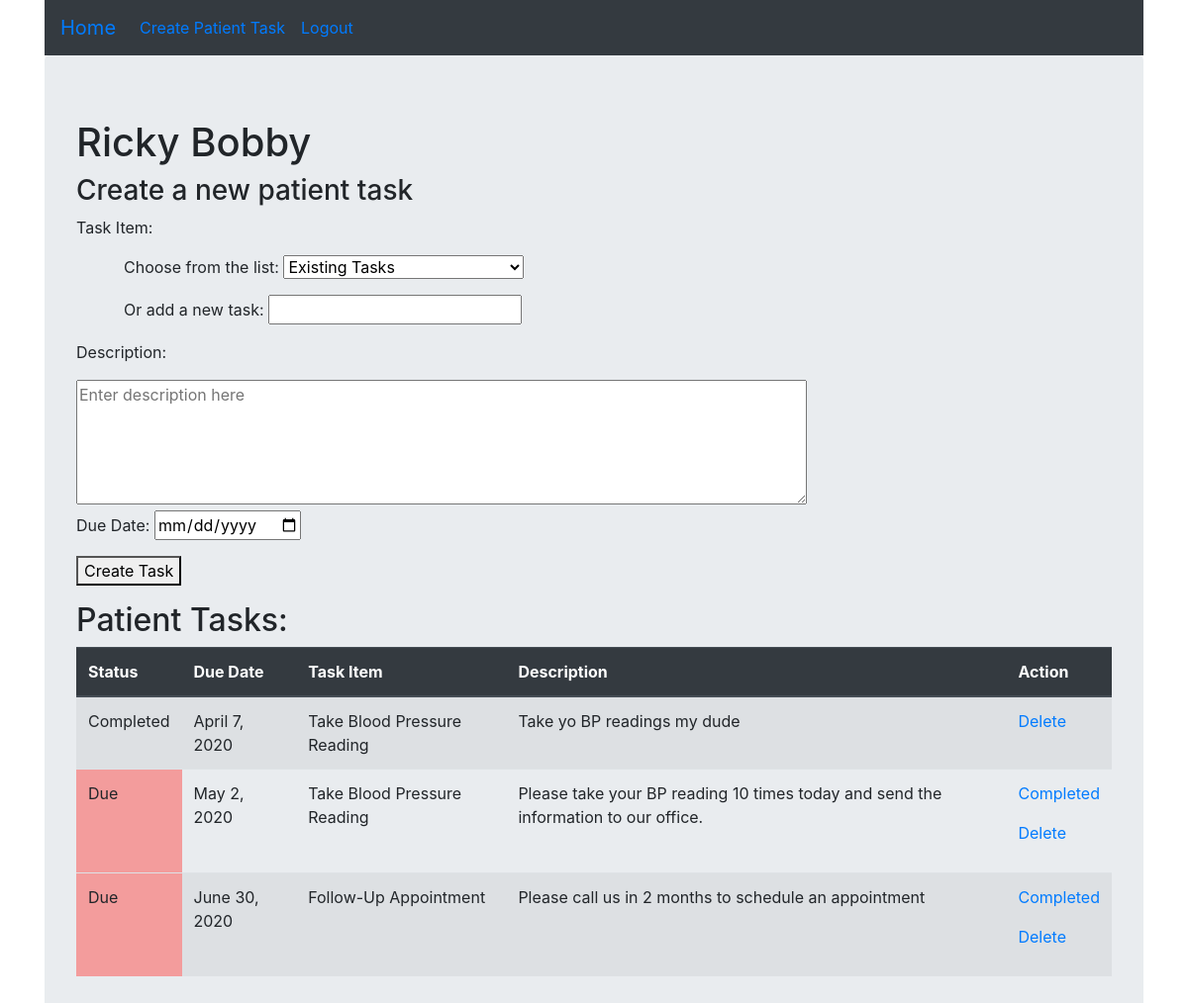
The app's page /patient/2 (signed in), older data.
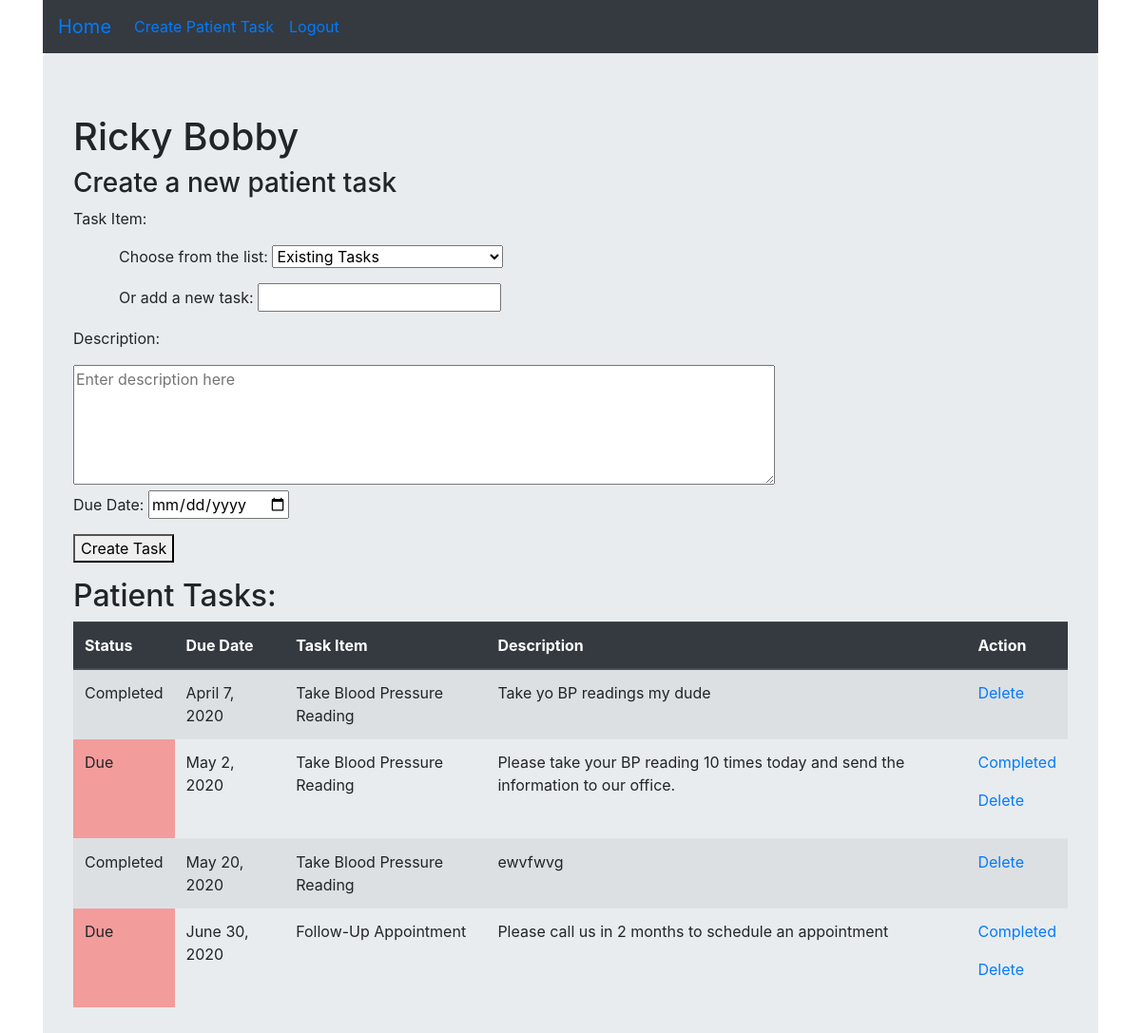
The same page, newer data.
### patientReminderApp/models.py (models this page shows)
class Task(models.Model):
    task = models.CharField(max_length=255)
    status = models.CharField(max_length=255, default = "Upcoming")
    desc = models.TextField()
    date = models.DateField()
    pt = models.ForeignKey(Patient, related_name="tasks", on_delete = models.CASCADE)
    phys = models.ForeignKey(Physician, related_name="tasks", on_delete = models.CASCADE)
    created_at = models.DateTimeField(auto_now_add=True)
    updated_at = models.DateTimeField(auto_now=True)
    objects = taskManager()

### patientReminderApp/views.py (the view)
# urls.py: path('patient/<int:ptID>', views.ptPage),
def ptPage(request, ptID):
    if 'physID' in request.session:
        pt = Patient.objects.get(id=ptID)
        phys = Physician.objects.get(id=request.session['physID'])
        ptTasks = pt.tasks.exclude(status="Completed")
        for x in ptTasks:
            if x.status == 'Upcoming' and x.date < datetime.date.today():
                x.status = 'Due'
                x.save()
        context = {
            'pt' : pt,
            'ptTasks' : pt.tasks.filter(phys=phys).order_by('date'),
            'physTasks' : phys.tasks.all().values_list('task', flat=True).distinct()
        }
        request.session['currentRt'] = f'/patient/{ptID}'
        return render(request, "ptPage.html", context)
    return redirect ('/physLogReg')

### patientReminderApp/templates/ptPage.html (shortened to what this page needs)
<!DOCTYPE html>
<html lang="en">
<head>
    <link rel="stylesheet" href="https://stackpath.bootstrapcdn.com/bootstrap/4.3.1/css/bootstrap.min.css"></head>
<body>
    <div class="container">
        <div class="navbar navbar-expand bg-dark">
            <ul class="navbar-nav">
                <li class="nav-item active">
                    <a class="navbar-brand" href="/physDashboard">Home</a>
                </li>
                <li class="nav-item">
                    <a class="nav-link active" href="/newTask">Create Patient Task</a>
                </li>
                <li class="nav-item">
                    <a class="nav-link active" href="/physLogout">Logout</a>
                </li>
            </ul>
        </div>
        <div class="jumbotron">
                <h1>{{pt.f_name}} {{pt.l_name}}</h1>
                <h3>Create a new patient task</h3>
                <div>
                    <form class="row" action="/createTask" method="POST">
                        <div class="col">
                            <p>Task Item:</p>
                            <p class="ml-5">Choose from the list:
                                <select name="taskSelect" id="">
                                    <option value="none" selected disabled hidden>
                                        Existing Tasks
                                    </option>
                                </select>
                            </p>
                            <p class="ml-5">Or add a new task: <input type="text" name="taskInput"></p>
                        </div>
                        <div class="col">
                            <p>Description:</p>
                            <textarea name="desc" id="" cols="70" rows="5" placeholder="Enter description here"></textarea>
                            <p>Due Date: <input type="date" name="date"></p>
                            <p><button type="Submit">Create Task</button></p>
                        </div>
                    </form>
                </div>
                <div>
                    <h2>Patient Tasks:</h2>
                    <table class="table table-striped">
                        <thead class="thead-dark">
                            <tr>
                                <th scope="col">Status</th>
                                <th scope="col">Due Date</th>
                                <th scope="col">Task Item</th>
                                <th scope="col">Description</th>
                                <th scope="col">Action</th>
                            </tr>
                        </thead>
                        <tbody>
                            {% for task in ptTasks %}
                            <tr>
                                <td class="{{task.status}}"> {{task.status}}</td>
                                <td>{{task.date}}</td>
                                <td>{{task.task}}</td>
                                <td>{{task.desc}}</td>
                                <td>
                                    {% if task.status != "Completed" %}
                                    <p><a href="/complete/{{task.id}}">Completed</a></p>
                                    {% endif %}
                                    <p><a href="/delete/{{task.id}}">Delete</a></p>
                                </td>
                            </tr>
                            {% endfor %}
                        </tbody>
                    </table>
                </div>
            </div>
        </div>
</body>
</html>

Row changes from the older to the newer data that the page shows:
added Task: status "Completed", date "May 20, 2020", task "Take Blood Pressure Reading", desc "ewvfwvg"
